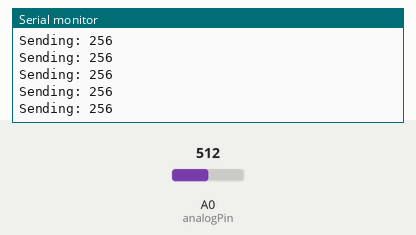
Simulated run of this sketch. Board: Arduino Uno, built with avr-gcc and run on an emulated ATmega328P. Parts: the last lines printed to the serial monitor. The test bench sets the inputs (shaded band); at power-on: A0 (analogPin) = 512. No radio packets arrive unless stated.

Above: at 1.2 s.
1.3 s: A0 (analogPin) set to 716
At 1.58 s:
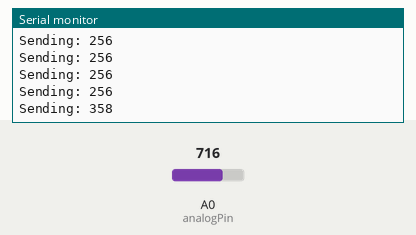
2.8 s: A0 (analogPin) set to 900
At 2.99 s:
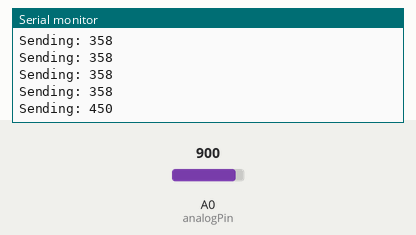
Timing chart, 0 to 5.8 s (numbered marks = the images above; inputs shaded):
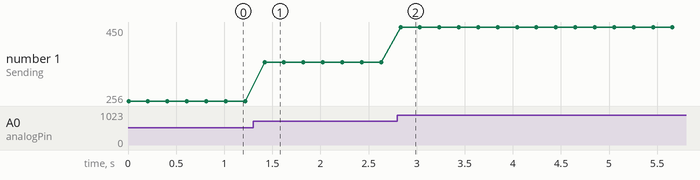

Measured:
- after the input at 1.3 s, the serial monitor: prints a new line after 0.12 s (image 1)
- after the input at 2.8 s, the serial monitor: prints a new line at once (image 2)
- plotted number 1: 256 → 358 after the input at 1.3 s, 358 → 450 after the input at 2.8 s

The sketch:

TX-sonar-analog_sketch.ino
```cpp
#include <SPI.h>
#include <RF24.h>

// Analog distance input
const int analogPin = A0;      // Connected to AN (Pin 3 of sonar)
const float Vcc = 4.8;         // Measured supply voltage to sensor
const float scaleFactor = Vcc / 512.0;  // ~9.375 mV/inch at 4.8V

// nRF24L01+
RF24 radio(7, 10); // CE, CSN
const uint64_t address = 0xE8E8F0F0E1LL; // Pipe address

void setup() {
  Serial.begin(9600);

  radio.begin();
  radio.setChannel(115);
  radio.setPALevel(RF24_PA_MAX);
  radio.setDataRate(RF24_250KBPS);
  radio.openWritingPipe(address);
  radio.stopListening();  // Set as TX
}

void loop() {
  // Read analog pin and convert to voltage
  int analogValue = analogRead(analogPin);
  float voltage = analogValue * (Vcc / 1023.0);
  float distanceInches = voltage / scaleFactor;

  int valueToSend = (int)(distanceInches + 0.5);  // Round to nearest int

  Serial.print("Sending: ");
  Serial.println(valueToSend);

  radio.write(&valueToSend, sizeof(valueToSend));

  delay(200);
}
```
